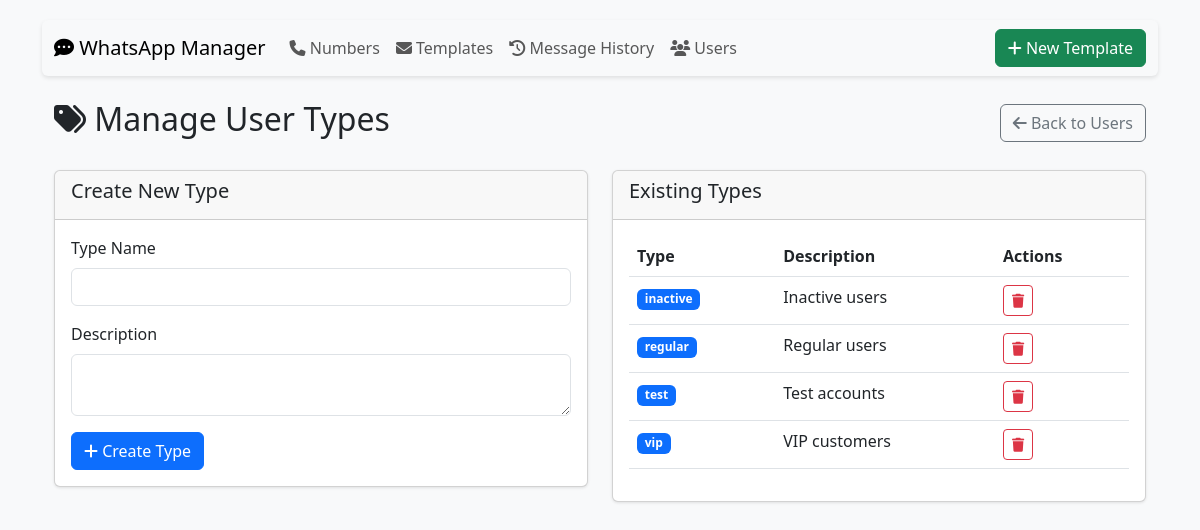
The page /user_types on the database its author committed.
### tables this page shows
CREATE TABLE user_types (
                id INTEGER PRIMARY KEY AUTOINCREMENT,
                type_name TEXT UNIQUE NOT NULL,
                description TEXT,
                created_at TEXT DEFAULT CURRENT_TIMESTAMP
            );

### app.py (the view, shortened to what this page needs)
@app.route('/user_types', methods=['GET', 'POST'])
def manage_user_types():
    with sqlite3.connect('database.db') as conn:
        conn.row_factory = sqlite3.Row
        types = conn.execute('''
            SELECT * FROM user_types ORDER BY type_name
        ''').fetchall()
    return render_template('manage_user_types.html', user_types=types)

### app.py (called while the page is built)
@app.context_processor
def utility_processor():
    return dict(get_template_variables=get_template_variables)

### templates/manage_user_types.html
{% extends "base.html" %}
{% block content %}
<div class="container mt-4">
    <div class="d-flex justify-content-between align-items-center mb-4">
        <h2><i class="fas fa-tags"></i> Manage User Types</h2>
        <a href="{{ url_for('manage_users') }}" class="btn btn-outline-secondary">
            <i class="fas fa-arrow-left"></i> Back to Users
        </a>
    </div>
    <div class="row">
        <div class="col-md-6">
            <div class="card">
                <div class="card-header">
                    <h5>Create New Type</h5>
                </div>
                <div class="card-body">
                    <form method="POST" action="{{ url_for('manage_user_types') }}">
                        <div class="mb-3">
                            <label class="form-label">Type Name</label>
                            <input type="text" name="type_name" class="form-control" required>
                        </div>
                        <div class="mb-3">
                            <label class="form-label">Description</label>
                            <textarea name="description" class="form-control" rows="2"></textarea>
                        </div>
                        <button type="submit" class="btn btn-primary">
                            <i class="fas fa-plus"></i> Create Type
                        </button>
                    </form>
                </div>
            </div>
        </div>
        <div class="col-md-6">
            <div class="card">
                <div class="card-header">
                    <h5>Existing Types</h5>
                </div>
                <div class="card-body">
                    {% if user_types %}
                    <div class="table-responsive">
                        <table class="table">
                            <thead>
                                <tr>
                                    <th>Type</th>
                                    <th>Description</th>
                                    <th>Actions</th>
                                </tr>
                            </thead>
                            <tbody>
                                {% for type in user_types %}
                                <tr>
                                    <td>
                                        <span class="badge bg-primary">{{ type['type_name'] }}</span>
                                    </td>
                                    <td>{{ type['description'] }}</td>
                                    <td>
                                        <form method="POST" action="{{ url_for('delete_user_type', type_name=type['type_name']) }}"
                                              onsubmit="return confirm('Delete this user type?');">
                                            <button type="submit" class="btn btn-sm btn-outline-danger">
                                                <i class="fas fa-trash"></i>
                                            </button>
                                        </form>
                                    </td>
                                </tr>
                                {% endfor %}
                            </tbody>
                        </table>
                    </div>
                    {% else %}
                    <div class="alert alert-info">No user types found</div>
                    {% endif %}
                </div>
            </div>
        </div>
    </div>
</div>
{% endblock %}

### templates/base.html (style rules this page uses)
body { padding-top: 20px; padding-bottom: 20px; background-color: #f8f9fa; }
.card { margin-bottom: 20px; box-shadow: 0 1px 3px rgba(0,0,0,.1); }
.badge { margin-right: 3px; margin-bottom: 3px; }

### rows shown on the page
user_types: type_name "inactive", description "Inactive users"
user_types: type_name "regular", description "Regular users"
user_types: type_name "test", description "Test accounts"
user_types: type_name "vip", description "VIP customers"
